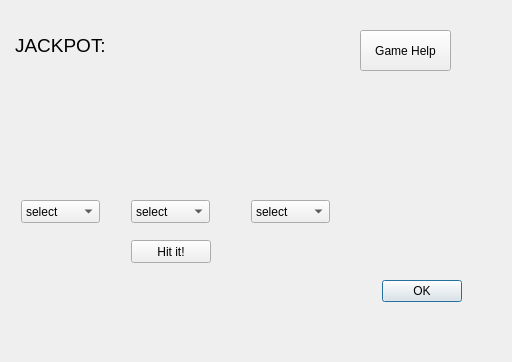
<?xml version="1.0" encoding="UTF-8"?>
<ui version="4.0">
 <class>coinToss</class>
 <widget class="QDialog" name="coinToss">
  <property name="enabled">
   <bool>true</bool>
  </property>
  <property name="geometry">
   <rect>
    <x>0</x>
    <y>0</y>
    <width>512</width>
    <height>362</height>
   </rect>
  </property>
  <property name="windowTitle">
   <string>Dialog</string>
  </property>
  <widget class="QComboBox" name="num_3">
   <property name="geometry">
    <rect>
     <x>251</x>
     <y>200</y>
     <width>79</width>
     <height>23</height>
    </rect>
   </property>
   <item>
    <property name="text">
     <string>select</string>
    </property>
   </item>
   <item>
    <property name="text">
     <string>1</string>
    </property>
   </item>
   <item>
    <property name="text">
     <string>2</string>
    </property>
   </item>
   <item>
    <property name="text">
     <string>3</string>
    </property>
   </item>
   <item>
    <property name="text">
     <string>4</string>
    </property>
   </item>
   <item>
    <property name="text">
     <string>5</string>
    </property>
   </item>
   <item>
    <property name="text">
     <string>6</string>
    </property>
   </item>
   <item>
    <property name="text">
     <string>7</string>
    </property>
   </item>
   <item>
    <property name="text">
     <string>8</string>
    </property>
   </item>
   <item>
    <property name="text">
     <string>9</string>
    </property>
   </item>
  </widget>
  <widget class="QTextBrowser" name="t_result">
   <property name="geometry">
    <rect>
     <x>11</x>
     <y>30</y>
     <width>331</width>
     <height>51</height>
    </rect>
   </property>
   <property name="font">
    <font>
     <pointsize>-1</pointsize>
     <weight>50</weight>
     <italic>false</italic>
     <bold>false</bold>
    </font>
   </property>
   <property name="autoFillBackground">
    <bool>false</bool>
   </property>
   <property name="styleSheet">
    <string notr="true">background-color: rgba(0,0,0,0%);
border: 0px;
font: 36px;</string>
   </property>
   <property name="html">
    <string>&lt;!DOCTYPE HTML PUBLIC &quot;-//W3C//DTD HTML 4.0//EN&quot; &quot;http://www.w3.org/TR/REC-html40/strict.dtd&quot;&gt;
&lt;html&gt;&lt;head&gt;&lt;meta name=&quot;qrichtext&quot; content=&quot;1&quot; /&gt;&lt;style type=&quot;text/css&quot;&gt;
p, li { white-space: pre-wrap; }
&lt;/style&gt;&lt;/head&gt;&lt;body style=&quot; font-family:'Sans Serif'; font-size:36px; font-weight:400; font-style:normal;&quot;&gt;
&lt;p style=&quot; margin-top:0px; margin-bottom:0px; margin-left:0px; margin-right:0px; -qt-block-indent:0; text-indent:0px;&quot;&gt;&lt;span style=&quot; font-size:14pt;&quot;&gt;JACKPOT:&lt;/span&gt;&lt;/p&gt;&lt;/body&gt;&lt;/html&gt;</string>
   </property>
  </widget>
  <widget class="QPushButton" name="start_jackpot">
   <property name="enabled">
    <bool>true</bool>
   </property>
   <property name="geometry">
    <rect>
     <x>131</x>
     <y>240</y>
     <width>80</width>
     <height>23</height>
    </rect>
   </property>
   <property name="text">
    <string>Hit it!</string>
   </property>
  </widget>
  <widget class="QWidget" name="gridLayoutWidget">
   <property name="geometry">
    <rect>
     <x>11</x>
     <y>90</y>
     <width>331</width>
     <height>101</height>
    </rect>
   </property>
   <layout class="QGridLayout" name="g_grid"/>
  </widget>
  <widget class="QComboBox" name="num_2">
   <property name="geometry">
    <rect>
     <x>131</x>
     <y>200</y>
     <width>79</width>
     <height>23</height>
    </rect>
   </property>
   <item>
    <property name="text">
     <string>select</string>
    </property>
   </item>
   <item>
    <property name="text">
     <string>1</string>
    </property>
   </item>
   <item>
    <property name="text">
     <string>2</string>
    </property>
   </item>
   <item>
    <property name="text">
     <string>3</string>
    </property>
   </item>
   <item>
    <property name="text">
     <string>4</string>
    </property>
   </item>
   <item>
    <property name="text">
     <string>5</string>
    </property>
   </item>
   <item>
    <property name="text">
     <string>6</string>
    </property>
   </item>
   <item>
    <property name="text">
     <string>7</string>
    </property>
   </item>
   <item>
    <property name="text">
     <string>8</string>
    </property>
   </item>
   <item>
    <property name="text">
     <string>9</string>
    </property>
   </item>
  </widget>
  <widget class="QDialogButtonBox" name="b_ok">
   <property name="geometry">
    <rect>
     <x>111</x>
     <y>280</y>
     <width>351</width>
     <height>23</height>
    </rect>
   </property>
   <property name="standardButtons">
    <set>QDialogButtonBox::Ok</set>
   </property>
  </widget>
  <widget class="QComboBox" name="num_1">
   <property name="geometry">
    <rect>
     <x>21</x>
     <y>200</y>
     <width>79</width>
     <height>23</height>
    </rect>
   </property>
   <item>
    <property name="text">
     <string>select</string>
    </property>
   </item>
   <item>
    <property name="text">
     <string>1</string>
    </property>
   </item>
   <item>
    <property name="text">
     <string>2</string>
    </property>
   </item>
   <item>
    <property name="text">
     <string>3</string>
    </property>
   </item>
   <item>
    <property name="text">
     <string>4</string>
    </property>
   </item>
   <item>
    <property name="text">
     <string>5</string>
    </property>
   </item>
   <item>
    <property name="text">
     <string>6</string>
    </property>
   </item>
   <item>
    <property name="text">
     <string>7</string>
    </property>
   </item>
   <item>
    <property name="text">
     <string>8</string>
    </property>
   </item>
   <item>
    <property name="text">
     <string>9</string>
    </property>
   </item>
  </widget>
  <widget class="QPushButton" name="b_about">
   <property name="geometry">
    <rect>
     <x>360</x>
     <y>30</y>
     <width>91</width>
     <height>41</height>
    </rect>
   </property>
   <property name="text">
    <string>Game Help</string>
   </property>
  </widget>
 </widget>
 <resources/>
 <connections/>
</ui>
